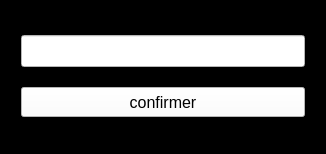
<?xml version="1.0" encoding="UTF-8"?>
<ui version="4.0">
 <class>ip_conf</class>
 <widget class="QWidget" name="ip_conf">
  <property name="geometry">
   <rect>
    <x>0</x>
    <y>0</y>
    <width>326</width>
    <height>154</height>
   </rect>
  </property>
  <property name="windowTitle">
   <string>Form</string>
  </property>
  <property name="styleSheet">
   <string notr="true">background-color: rgb(0, 0, 0);</string>
  </property>
  <layout class="QHBoxLayout" name="horizontalLayout">
   <item>
    <widget class="QFrame" name="frame">
     <property name="frameShape">
      <enum>QFrame::Shape::StyledPanel</enum>
     </property>
     <property name="frameShadow">
      <enum>QFrame::Shadow::Raised</enum>
     </property>
     <layout class="QVBoxLayout" name="verticalLayout">
      <item>
       <widget class="QLineEdit" name="lineEdit">
        <property name="minimumSize">
         <size>
          <width>200</width>
          <height>30</height>
         </size>
        </property>
        <property name="font">
         <font>
          <pointsize>15</pointsize>
         </font>
        </property>
        <property name="styleSheet">
         <string notr="true">background-color: rgb(255, 255, 255);
color:rgb(0, 0, 0)
</string>
        </property>
       </widget>
      </item>
      <item>
       <widget class="QPushButton" name="pushButton">
        <property name="minimumSize">
         <size>
          <width>100</width>
          <height>30</height>
         </size>
        </property>
        <property name="font">
         <font>
          <pointsize>12</pointsize>
         </font>
        </property>
        <property name="styleSheet">
         <string notr="true">color:rgb(0, 0, 0);
background-color: rgb(255, 255, 255);</string>
        </property>
        <property name="text">
         <string>confirmer</string>
        </property>
        <property name="shortcut">
         <string>Ctrl+S</string>
        </property>
       </widget>
      </item>
     </layout>
    </widget>
   </item>
  </layout>
 </widget>
 <resources/>
 <connections/>
</ui>
